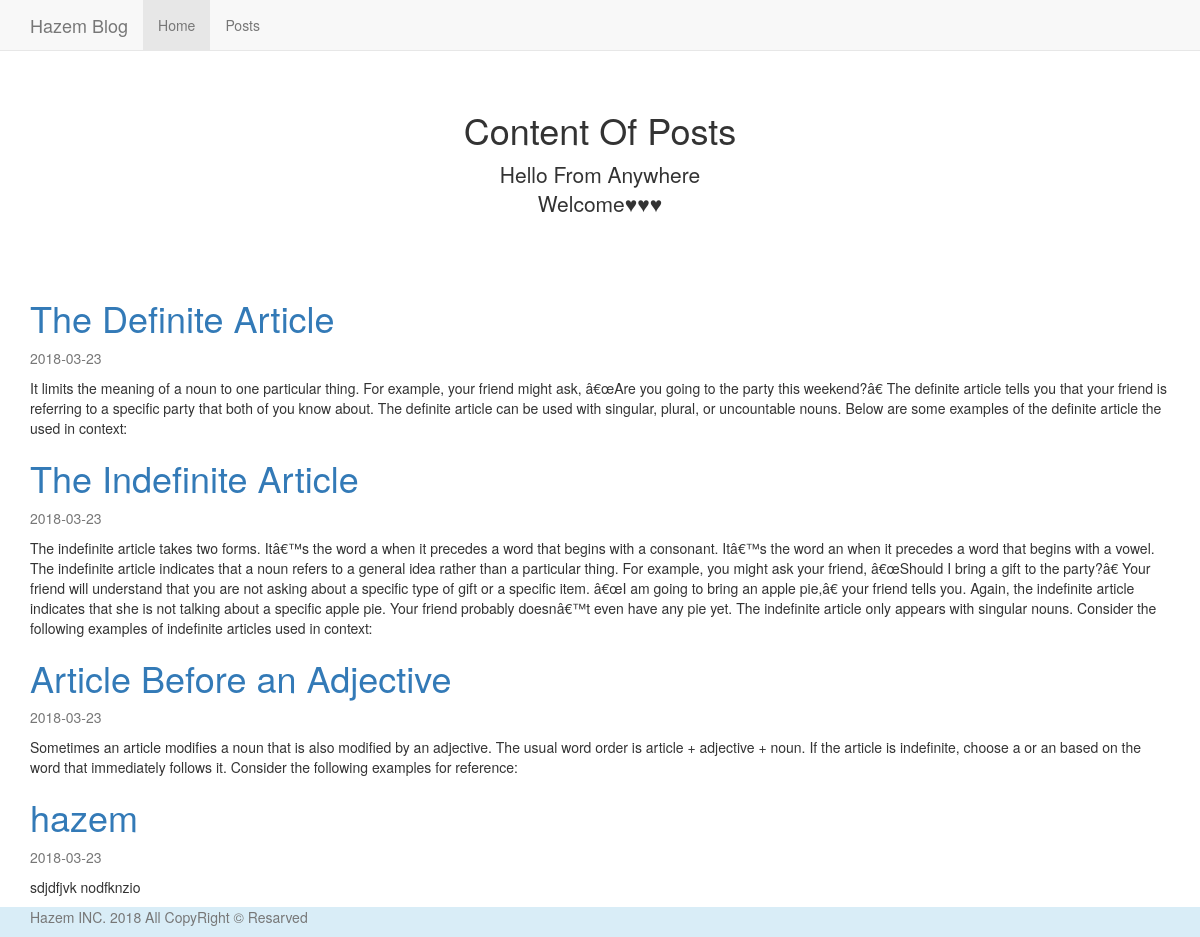
The page / on the database its author committed.
### tables this page shows
CREATE TABLE IF NOT EXISTS `posts` (
  `id` int(11) NOT NULL AUTO_INCREMENT,
  `title` varchar(255) NOT NULL,
  `content` text NOT NULL,
  `created_at` date NOT NULL,
  PRIMARY KEY (`id`)
);

### index.php (the view)
<?php
include 'configure.php';
include 'header.php';
?>
        <div class="container">
            <div class="starter-template">
                <h1>Content Of Posts</h1>
                <p class="lead">Hello From Anywhere<br>Welcome♥♥♥</p>
            </div>
                <?php
                 $posts = mysqli_query($db, 'select * from Posts ORDER BY  created_at DESC ');
                 if(mysqli_num_rows($posts)>0) {
                     while ($post = mysqli_fetch_array($posts)) {
                         echo "
                            <article>
                                <a href='post.php?id=$post[id]'>
                                    <h1>$post[title]</h1>
                                 </a>
                                 <p class='text-muted'>
                                    $post[created_at]
                                 </p>
                                 <p>
                                    $post[content]
                                 </p>
                             </article>
                        ";
                     }
                 }else{
                     echo "<p class='alert alert-info'>No Posts</p>";
                 }
                ?>
        </div>
<?php
include 'footer.php';
?>

### header.php (shortened to what this page needs)
<!DOCTYPE html>
<html lang="en">
    <head>
        <link rel="stylesheet" href="css/font-awesome.min.css" />
        <link rel="stylesheet" href="css/bootstrap.min.css" />
        <link rel="stylesheet" href="css/style.css" />
    </head>
    <body>
        <nav class="navbar navbar-default navbar-fixed-top">
            <div class="container">
                <div class="navbar-header">
                    <a class="navbar-brand" href="#">Hazem Blog</a>
                </div>
                <div id="navbar" class="collapse navbar-collapse">
                    <ul class="nav navbar-nav">
                        <li class="active"><a href="index.php">Home</a></li>
                        <li><a href="createPosts.php">Posts</a></li>
                    </ul>
                </div>
            </div>
        </nav>

### footer.php (shortened to what this page needs)
        <footer class="footer bg-info">
            <div class="container">
                <p class="text-muted">Hazem INC. 2018 All CopyRight &copy; Resarved</p>
            </div>
        </footer>
    </body>
</html>

### css/style.css (style rules this page uses)
body { padding-top: 50px; }
.starter-template { padding: 40px 15px; text-align: center; }
.active { color:#555; background-color:#e7e7e7; }

### rows shown on the page
posts: title "The Definite Article", created_at "2018-03-23", content "It limits the meaning of a noun to one particular thing. For example, your friend might ask, â€œAre you going to the party this weekend?â€ The definite article tells you that your friend is referring to a specific party that both of you know about. The definite article can be used with singular, plural, or uncountable nouns. Below are some examples of the definite article the used in context:"
posts: title "The Indefinite Article", created_at "2018-03-23", content "The indefinite article takes two forms. Itâ€™s the word a when it precedes a word that begins with a consonant. Itâ€™s the word an when it precedes a word that begins with a vowel. The indefinite article indicates that a noun refers to a general idea rather than a particular thing. For example, you might ask your friend, â€œShould I bring a gift to the party?â€ Your friend will understand that you are not asking about a specific type of gift or a specific item. â€œI am going to bring an apple pie,â€ your friend tells you. Again, the indefinite article indicates that she is not talking about a specific apple pie. Your friend probably doesnâ€™t even have any pie yet. The indefinite article…"
posts: title "Article Before an Adjective", created_at "2018-03-23", content "Sometimes an article modifies a noun that is also modified by an adjective. The usual word order is article + adjective + noun. If the article is indefinite, choose a or an based on the word that immediately follows it. Consider the following examples for reference:"
posts: title "hazem", created_at "2018-03-23", content "sdjdfjvk nodfknzio"
